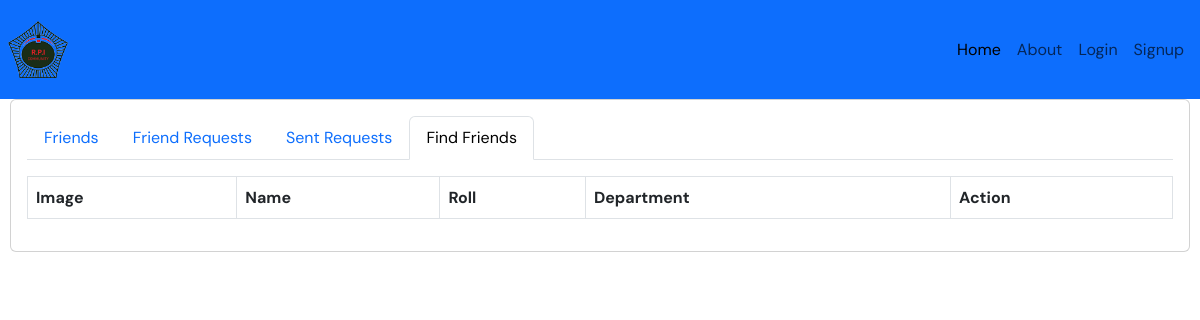
The page /find-friends.php on the database as committed earlier.
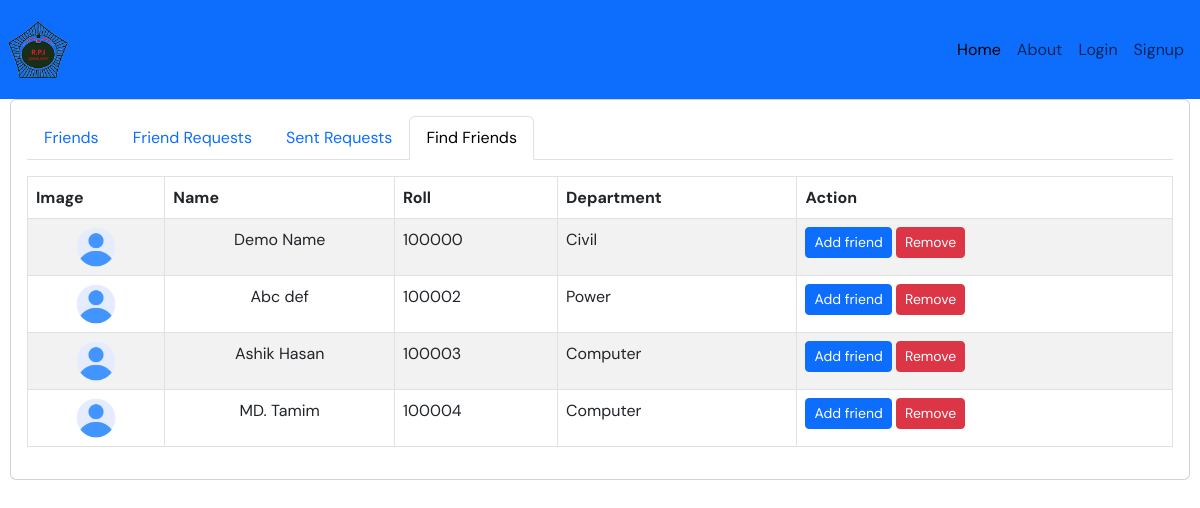
The same page on the database as committed later.
### tables this page shows
CREATE TABLE `student_info` (
  `id` int(11) NOT NULL,
  `name` varchar(255) NOT NULL,
  `roll` int(255) NOT NULL,
  `s_registration` int(10) DEFAULT NULL,
  `password` varchar(255) NOT NULL,
  `avatar` varchar(255) NOT NULL DEFAULT 'default.png',
  `email` varchar(255) DEFAULT NULL,
  `phone` varchar(255) DEFAULT NULL,
  `s_department` varchar(255) DEFAULT NULL,
  `s_semester` varchar(255) DEFAULT NULL,
  `s_group` varchar(255) DEFAULT NULL,
  `s_session` varchar(255) DEFAULT NULL,
  `s_shift` varchar(255) DEFAULT NULL,
  `about` varchar(255) DEFAULT NULL,
  `designation` varchar(255) DEFAULT NULL,
  `gender` varchar(255) DEFAULT NULL,
  `present_address` varchar(255) DEFAULT NULL,
  `permanent_address` varchar(255) DEFAULT NULL,
  `fb_link` varchar(255) DEFAULT NULL,
  `twitter_link` varchar(255) DEFAULT NULL,
  `instagram_link` varchar(255) DEFAULT NULL,
  `linkedin_link` varchar(255) DEFAULT NULL,
  `is_online` tinyint(1) NOT NULL DEFAULT 1,
  `log_out_time` int(11) NOT NULL,
  `account_status` varchar(255) NOT NULL,
  `created_at` timestamp NOT NULL DEFAULT current_timestamp(),
  `updated_at` timestamp NOT NULL DEFAULT current_timestamp()
);

### include/logger_info.php (called while the page is built, shortened)
<?php
    $loggerId = '';
    $loggerDepartment = '';
    $loggerSemester = '';
    $loggerGroup = '';
    $loggerSession = '';
    $loggerShift = '';
    $loggerAvatar = '';
    $loggerAbout = '';
    $loggerDesignation = '';
    $loggerGender = '';
    $loggerPresentAddress = '';
    $loggerPermanentAddress = '';
?>

### find-friends.php (the view, shortened to what this page needs)
<?php
require_once('include/connect.php');
require_once('include/logger_info.php');
require_once('header.php');
?>
<div class="container">
    <div class="card">
        <div class="card-body">
            <ul class="nav nav-tabs nav-tabs-bordered mb-3" role="tablist">
                <li class="nav-item">
                    <a href="friends.php" class="nav-link" aria-selected="true">Friends</a>
                </li>
                <li class="nav-item">
                    <a href="friend-requests.php" class="nav-link">Friend Requests</a>
                </li>
                <li class="nav-item">
                    <a href="send-requests.php" class="nav-link">Sent Requests</a>
                </li>
                <li class="nav-item">
                    <a href="find-friends.php" class="nav-link active">Find Friends</a>
                </li>
            </ul>
            <table class="table table-bordered table-striped table-hover table-responsive-md">
                <thead>
                    <tr>
                        <th>Image</th>
                        <th>Name</th>
                        <th>Roll</th>
                        <th>Department</th>
                        <th>Action</th>
                    </tr>
                </thead>
                <tbody>
                    <?php
                    $order = array('id', 'name', 'designation', 'present_address', 'permanent_address', 'is_online', 'fb_link', 'about', 's_shift', 's_session', 's_semester', 's_group', 'email', 'phone', 'avatar', 's_department');
                    shuffle($order);
                    $finalOrder = $order[0];
                    $query = mysqli_query($connect, "SELECT * FROM `student_info` WHERE `permanent_address`='$loggerPresentAddress' || `present_address`='$loggerPermanentAddress' || `gender`='$loggerGender' || `designation`='$loggerDesignation' || `about`='$loggerAbout' || `s_department`='$loggerDepartment' || `s_semester`='$loggerSemester' || `s_group`='$loggerGroup' || `s_session`='$loggerSession' || `s_shift`='$loggerShift' || `avatar`='$loggerAvatar' ORDER BY $finalOrder ASC LIMIT 30");
                    while ($row = mysqli_fetch_array($query)) {
                        $receiverId = $row['id'];
                        $checkAlreadyFriend = mysqli_query($connect, "SELECT * FROM `friends` WHERE (`sender_id`='$loggerId' && `receiver_id`='$receiverId') || (`sender_id`='$receiverId' && `receiver_id`='$loggerId')");
                        if (mysqli_num_rows($checkAlreadyFriend) === 0) { ?>
                            <tr>
                                <td class="text-center">
                                    <div class="avatar avatar-sm text-center"><img src="uploads/profile_picture/<?php echo $row['avatar']; ?>" alt="Profile Image"></div>
                                </td>
                                <td class="text-center"><?php echo $row['name']; ?></td>
                                <td><?php echo $row['roll']; ?></td>
                                <td><?php echo $row['s_department']; ?></td>
                                <td>
                                    <a class="btn btn-primary btn-sm" href="include/add_friend.php?id=<?php echo $row['id']; ?>">Add friend</a>
                                    <a class="btn btn-danger btn-sm" href="#">Remove</a>
                                </td>
                            </tr>
                        <?php }
                        ?>
                    <?php }
                    ?>
                </tbody>
            </table>
        </div>
    </div>
</div>
<?php
require_once('footer.php');
?>

### header.php (shortened to what this page needs)
<!DOCTYPE html>
<html lang="en">
<head>
    <link rel="stylesheet" type="text/css" href="assets/css/bootstrap.min.css" media="all">
    <link rel="stylesheet" type="text/css" href="assets/css/plugin.css" media="all">
    <link rel="stylesheet" type="text/css" href="assets/css/venobox.min.css" media="all">
    <link rel="stylesheet" type="text/css" href="assets/css/style.css" media="all">
</head>
<body>
    <nav class="navbar navbar-expand-lg navbar-light bg-primary py-3">
        <div class="container px-2">
            <a class="navbar-brand logo" href="index.php"><img src="assets/img/rpi-logo.png" alt="Logo"></a>
            <div class="collapse navbar-collapse justify-content-end" id="navbarSupportedContent">
                <ul class="navbar-nav ms-auto mb-2 mb-lg-0 align-items-center">
                    <li class="nav-item"><a class="nav-link active" aria-current="page" href="index.php">Home</a></li>
                    <li class="nav-item"><a class="nav-link" href="about.php">About</a></li>
                    <?php
                    if (!isset($_SESSION['userPassword'])) { ?>
                        <li class="nav-item"><a class="nav-link" href="login.php">Login</a></li>
                        <li class="nav-item"><a class="nav-link" href="signup.php">Signup</a></li>
                    <?php }
                    ?>
                </ul>
            </div>
        </div>
    </nav>

### footer.php (shortened to what this page needs)
</body>
</html>

### assets/css/style.css (style rules this page uses)
:root { --theme-color: #fd4b2b; --th-color: #0facf3; --pra-color: #666666; --white: #ffffff; --black: #000000; --title-color: #000040; scroll-behavior: unset; }
* { margin: 0; padding: 0; box-sizing: border-box; }
body { font-family: 'DM Sans', sans-serif; font-weight: 400; font-style: normal; font-size: 16px; line-height: 1.6; color: var(--pra-color); }
a { text-decoration: none; transition-duration: .5s; color: var(--th-color); }
.container { width: 100%; padding: 0 10px; max-width: 1200px; margin: auto; }
ul, li { list-style: none; margin-bottom: 0; }
img { max-width: 100%; }
.logo img { width:60px; }
.avatar.avatar-sm>img { width: 40px; height: 40px; border-radius: 50%; -webkit-border-radius: 50%; -moz-border-radius: 50%; -ms-border-radius: 50%; -o-border-radius: 50%; }
.avatar { display: inline-block; position: relative; flex-shrink: 0; border-radius: 5px; -webkit-border-radius: 5px; -moz-border-radius: 5px; -ms-border-radius: 5px; -o-border-radius: 5px; }

Rows that differ between the two databases and show on the page:
added student_info: avatar (placeholder picture), name "Demo Name", roll "100000", s_department "Civil"
added student_info: avatar (placeholder picture), name "Abc def", roll "100002", s_department "Power"
added student_info: avatar (placeholder picture), name "Ashik Hasan", roll "100003", s_department "Computer"
added student_info: avatar (placeholder picture), name "MD. Tamim", roll "100004", s_department "Computer"
